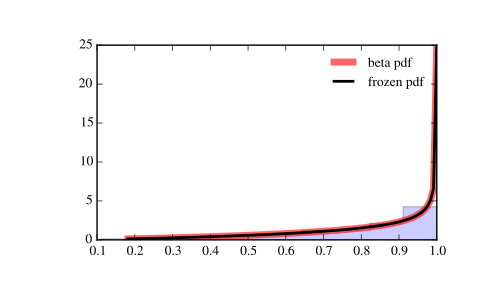

Recreate this plot in Python.
from scipy.stats import beta
import matplotlib.pyplot as plt
fig, ax = plt.subplots(1, 1)

# Calculate a few first moments:

a, b = 2.31, 0.627
mean, var, skew, kurt = beta.stats(a, b, moments='mvsk')

# Display the probability density function (``pdf``):

x = np.linspace(beta.ppf(0.01, a, b),
                beta.ppf(0.99, a, b), 100)
ax.plot(x, beta.pdf(x, a, b),
       'r-', lw=5, alpha=0.6, label='beta pdf')

# Alternatively, the distribution object can be called (as a function)
# to fix the shape, location and scale parameters. This returns a "frozen"
# RV object holding the given parameters fixed.

# Freeze the distribution and display the frozen ``pdf``:

rv = beta(a, b)
ax.plot(x, rv.pdf(x), 'k-', lw=2, label='frozen pdf')

# Check accuracy of ``cdf`` and ``ppf``:

vals = beta.ppf([0.001, 0.5, 0.999], a, b)
np.allclose([0.001, 0.5, 0.999], beta.cdf(vals, a, b))
# True

# Generate random numbers:

r = beta.rvs(a, b, size=1000)

# And compare the histogram:

ax.hist(r, normed=True, histtype='stepfilled', alpha=0.2)
ax.legend(loc='best', frameon=False)
plt.show()
